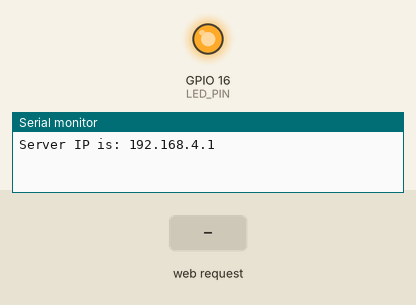
This sketch was run on a simulated ESP8266 (NodeMCU). Shown: output pins drawn as LEDs (lit = HIGH), the last lines printed to the serial monitor. Inputs (shaded band) come from the test bench.

Above: at 2.2 s.
2.3 s: HTTP request GET /OFF received
At 3.4 s:
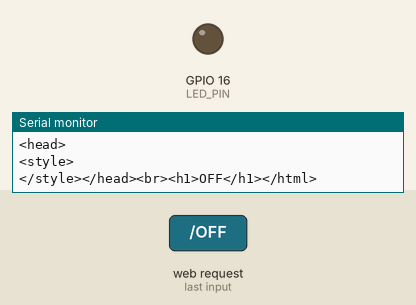
Timing chart, 0 to 5.3 s (numbered marks = the images above; inputs shaded):
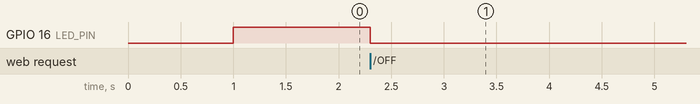

The sketch:

ESP8266_Webserver_AP.ino
```cpp
#include <ESP8266WiFi.h>


#define LED_PIN 16


WiFiServer server(80);
int ledPin=LED_PIN;

class Person{
  private:
  String name;
  int age;
  public:
  Person();
  Person(int age, String name);
  String getName();
  void setName(String name);
  String toString();
};

Person::Person(){
  this->name="Tom";
  this->age=99;
}

Person::Person(int age, String name){
  this->age=age;
  this->name=name;
}

String Person::getName(){
  return name;
}


void Person::setName(String name){
  this->name=name;
}

String Person::toString(){
  return this->name;
}

void setup() {
  // put your setup code here, to run once:
  WiFi.mode(WIFI_AP);
  WiFi.softAP("JT_IoT","12345678");
  server.begin();
  Serial.begin(115200);
  IPAddress serverIP=WiFi.softAPIP();
  delay(1000);
  Serial.println();
  Serial.print("Server IP is: ");
  Serial.println(serverIP);

  pinMode(LED_PIN, OUTPUT); //GPIO16 is an OUTPUT pin;
  digitalWrite(LED_PIN, HIGH); //Initial state is ON
/*
  Person person1;
  Person person2(45,"John");
  person1.setName("Alex");
  String nm=person1.getName();
  Serial.println(nm);
  Serial.print("This is second name: ");
  Serial.println(person2.getName());
*/
}

void loop() {
  // put your main code here, to run repeatedly:

  WiFiClient client = server.available();

   if(!client){
    return;
   }
  Serial.println("Someone connected to server");
  //String request1=client.readString();
  String request2=client.readStringUntil('\r');
  Serial.println(request2);
  String s="HTTP/1.1 200 OK\r\n";
  s+="Content-TYPE: text/html\r\n\r\n";
  s+="<!DOCTYPE HTML>\r\n<html>\r\n";
  s+="<head>\r\n";
  s+="<style>\r\n";
s+="</style></head>";

  //s+="<br><input type=\"button\"\r\n";
  String status="ON";
  if(request2.indexOf("OFF")!=-1){
   digitalWrite(LED_PIN,LOW); //Initial state is ON
   status="OFF";
  }
  else if(request2.indexOf("ON")!=-1){
   digitalWrite(LED_PIN, HIGH); //Initial state is ON
   status="ON";
  }
  s+="<br><h1>";
  s+=status;
  s+="</h1></html>\n";
  client.flush();
  client.print(s);
  Serial.println(s);
  delay(5000);


}
```

Measured:
- after the input at 2.3 s, GPIO 16 (LED_PIN): HIGH → LOW at once
